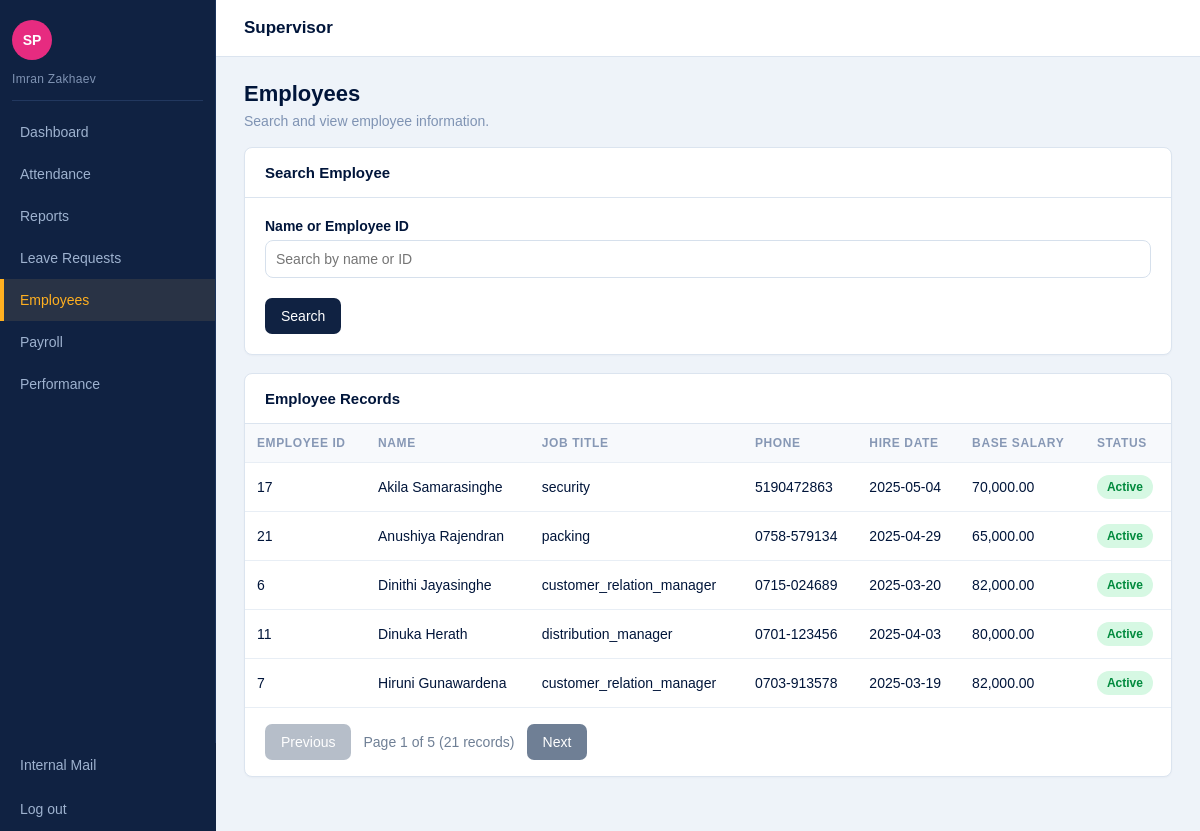
The app's page /codebase/login/roles/supervisor/employees.php (signed in) with its own data.
### tables this page shows
CREATE TABLE employee (
    employee_id INT AUTO_INCREMENT PRIMARY KEY,
    user_id INT UNIQUE,
    full_name VARCHAR(100) NOT NULL,
    nic VARCHAR(20) NOT NULL UNIQUE,
    contact_no VARCHAR(20) NOT NULL,
    address TEXT,
    job_title VARCHAR(100) NOT NULL,
    hire_date DATE NOT NULL,
    base_salary DECIMAL(10,2) NOT NULL,
    employment_status VARCHAR(30) NOT NULL,
    FOREIGN KEY (user_id) REFERENCES user_account(user_id)
);

### codebase/login/roles/supervisor/employees.php (the view, shortened to what this page needs)
<?php
require_once __DIR__ . '/../../config.php';
require_once __DIR__ . '/../../pagination.php';
$search = trim($_GET["q"] ?? "");
$sql = "SELECT employee_id, full_name, job_title, contact_no, hire_date, base_salary, employment_status
        FROM employee";
$whereClause = "";
$params = [];
$types = "";
$perPage = 5;
$totalEmployees = countRows($connection, "SELECT COUNT(*) FROM employee" . $whereClause, $types, $params);
$totalEmployeePages = max(1, (int) ceil($totalEmployees / $perPage));
$currentPage = min(getCurrentPage(), $totalEmployeePages);
$offset = ($currentPage - 1) * $perPage;
$sql .= " ORDER BY full_name LIMIT $perPage OFFSET $offset";
$statement = mysqli_prepare($connection, $sql);
mysqli_stmt_execute($statement);
$employees = mysqli_stmt_get_result($statement);
?>
<!DOCTYPE html>
<html lang="en">
<head>
  <link rel="stylesheet" href="css/supervisor_style.css">
</head>
<body>
  <header class="topbar"><h1>Supervisor</h1><p>View employee details</p></header>
  <div class="layout">
    <main class="content">
      <section class="page-title"><h2>Employees</h2><p>Search and view employee information.</p></section>
      <section class="panel">
        <h3>Search Employee</h3>
        <form method="get" action="employees.php">
          <div class="form-grid">
            <div class="form-group full-width">
              <label for="q">Name or Employee ID</label>
              <input type="text" id="q" name="q" value="<?= htmlspecialchars($search) ?>" placeholder="Search by name or ID">
            </div>
          </div>
          <div class="button-row">
            <button class="btn" type="submit">Search</button>
          </div>
        </form>
      </section>
      <section class="panel">
        <h3>Employee Records</h3>
        <div class="table-wrapper">
          <table>
            <thead>
              <tr><th>Employee ID</th><th>Name</th><th>Job Title</th><th>Phone</th><th>Hire Date</th><th>Base Salary</th><th>Status</th></tr>
            </thead>
            <tbody>
              <?php while ($row = mysqli_fetch_assoc($employees)): ?>
                <tr>
                  <td><?= $row["employee_id"] ?></td>
                  <td><?= htmlspecialchars($row["full_name"]) ?></td>
                  <td><?= htmlspecialchars($row["job_title"]) ?></td>
                  <td><?= htmlspecialchars($row["contact_no"]) ?></td>
                  <td><?= htmlspecialchars($row["hire_date"]) ?></td>
                  <td><?= number_format($row["base_salary"], 2) ?></td>
                  <td><span class="status <?= $row["employment_status"] === "active" ? "resolved" : "pending" ?>"><?= htmlspecialchars(ucfirst($row["employment_status"])) ?></span></td>
                </tr>
              <?php endwhile; ?>
            </tbody>
          </table>
        </div>
      </section>
    </main>
  </div>
</body>
</html>

### codebase/login/roles/supervisor/css/supervisor_style.css (style rules this page uses)
* { box-sizing: border-box; }
body { margin: 0; font-family: Arial, Helvetica, sans-serif; background-color: #eef3f9; color: #00153a; }
.topbar { min-height: 56px; margin-left: 216px; background-color: #ffffff; color: #00153a; border-bottom: 1px solid #dbe4ef; padding: 18px 28px; }
.topbar h1 { margin: 0; font-size: 17px; font-weight: bold; }
.layout { min-height: calc(100vh - 56px); }
.content { margin-left: 216px; padding: 24px 28px 36px; }
.page-title { margin-bottom: 18px; }
.page-title h2 { margin: 0; color: #00153a; font-size: 22px; }
.page-title p { margin: 6px 0 0; color: #7f93b3; font-size: 14px; }
.card, .panel { background-color: #ffffff; border: 1px solid #dbe4ef; border-radius: 8px; box-shadow: 0 1px 2px rgba(16, 34, 66, 0.03); }
.panel { margin-bottom: 18px; overflow: hidden; }
.panel h3 { margin: 0; padding: 16px 20px; border-bottom: 1px solid #dbe4ef; color: #00153a; font-size: 15px; }
.form-grid { display: grid; grid-template-columns: repeat(2, minmax(220px, 1fr)); gap: 16px; padding: 20px; }
.form-group { display: flex; flex-direction: column; }
.form-group.full-width { grid-column: 1 / -1; }
label { margin-bottom: 6px; color: #00153a; font-size: 14px; font-weight: bold; }
input, select, textarea { width: 100%; padding: 10px; border: 1px solid #d6e0ec; border-radius: 8px; background-color: #ffffff; color: #00153a; font-family: inherit; font-size: 14px; }
.button-row { display: flex; gap: 10px; padding: 0 20px 20px; }
.btn { display: inline-block; padding: 10px 16px; border: none; border-radius: 7px; background-color: #102242; color: #ffffff; font-size: 14px; cursor: pointer; }
.table-wrapper { overflow-x: auto; }
table { width: 100%; border-collapse: collapse; background-color: #ffffff; }
th, td { padding: 12px; border-bottom: 1px solid #e8eef5; text-align: left; font-size: 14px; }
th { background-color: #f7f9fc; color: #8798b5; font-size: 12px; letter-spacing: 0.6px; text-transform: uppercase; }
.status { display: inline-block; padding: 5px 10px; border-radius: 14px; font-size: 12px; font-weight: bold; }
.status.resolved { background-color: #d6f8e3; color: #008a3d; }

### records on screen
employee: employee_id "17", full_name "Akila Samarasinghe", job_title "security", contact_no "5190472863", hire_date "2025-05-04", base_salary "70,000.00", employment_status "Active"
employee: employee_id "21", full_name "Anushiya Rajendran", job_title "packing", contact_no "0758-579134", hire_date "2025-04-29", base_salary "65,000.00", employment_status "Active"
employee: employee_id "6", full_name "Dinithi Jayasinghe", job_title "customer_relation_manager", contact_no "0715-024689", hire_date "2025-03-20", base_salary "82,000.00", employment_status "Active"
employee: employee_id "11", full_name "Dinuka Herath", job_title "distribution_manager", contact_no "0701-123456", hire_date "2025-04-03", base_salary "80,000.00", employment_status "Active"
employee: employee_id "7", full_name "Hiruni Gunawardena", job_title "customer_relation_manager", contact_no "0703-913578", hire_date "2025-03-19", base_salary "82,000.00", employment_status "Active"

### other values on screen
$_SESSION["full_name"] "Imran Zakhaev"
$item[0] "Dashboard"
$item[0] "Attendance"
$item[0] "Reports"
$item[0] "Leave Requests"
$item[0] "Employees"
$item[0] "Payroll"
$item[0] "Performance"
$page "1"
$totalPages "5"
$totalRows "21"
